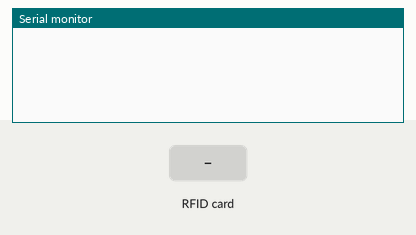
The sketch below on a simulated ESP32. On the bench: the last lines printed to the serial monitor. Inputs (shaded band) come from the test bench.

Above: at 1.2 s.
1.3 s: RFID card B3 8B EE A3 held to the reader
At 2.3 s:
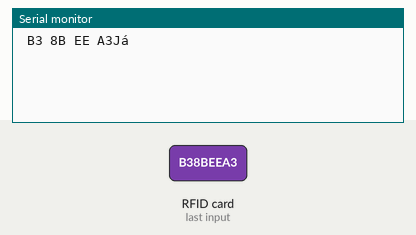
2.8 s: RFID card 5E 7A 19 C4 held to the reader
At 3.8 s:
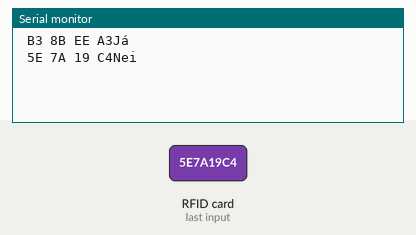

Measured:
- after the input at 1.3 s, the serial monitor: prints a new line at once (image 1)
- after the input at 2.8 s, the serial monitor: prints a new line at once (image 2)

The sketch:

RFID_audkenning.ino
```cpp
#include <SPI.h>
#include <MFRC522.h>

#define SS_PIN  5  // ESP32 pin GIOP5
#define RST_PIN 27 // ESP32 pin GIOP27
MFRC522 mfrc522(SS_PIN, RST_PIN);

void setup(){
        Serial.begin(9600);
        SPI.begin();
        mfrc522.PCD_Init();
}

void loop(){

        //here we have to wait for the card, when it is near to the sensor
        if ( ! mfrc522.PICC_IsNewCardPresent()){
        return;
        }

        //we can read it's value
        if ( ! mfrc522.PICC_ReadCardSerial()) {
        return;
        }

        String content= "";
        for (int i = 0; i < mfrc522.uid.size; i++) {
                Serial.print(mfrc522.uid.uidByte[i] < 0x10 ? " 0" : " ");
                Serial.print(mfrc522.uid.uidByte[i], HEX);
            content.concat(String(mfrc522.uid.uidByte[i] < 0x10 ? " 0" : " "));
            content.concat(String(mfrc522.uid.uidByte[i], HEX));
        }
        content.toUpperCase();
        content = content.substring(1);

        // change UID
        if(content == "B3 8B EE A3"){
            Serial.println("Já");
        }else{
            Serial.println("Nei");
        }
        Serial.println();
}
```
